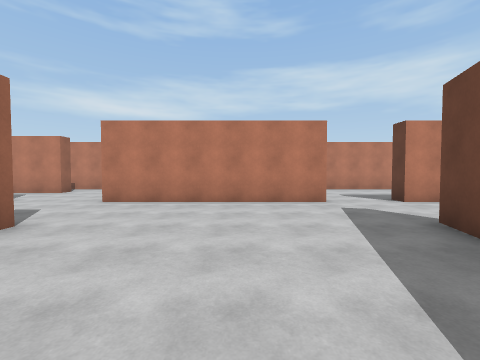
View 1 (above)

22 first-person views from a walk through a 3-D level made in the Unity game engine. The camera is 1.5 m above the floor, tilts 2° down and sees 90° across. The floor is counted in squares, 2 m on a side. Each view is taken from the middle of a square. On the plan, view 1 faces up. The plan holds only what a view shows up to about 9 squares ahead; the rest is blank. The player is left out.

View 2
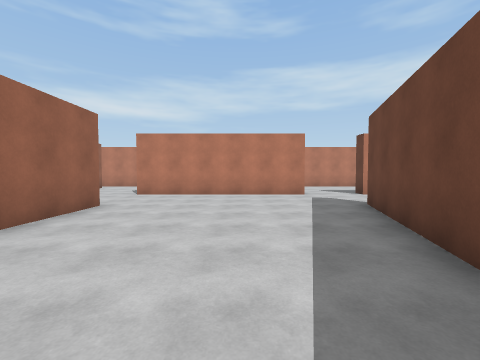

View 3
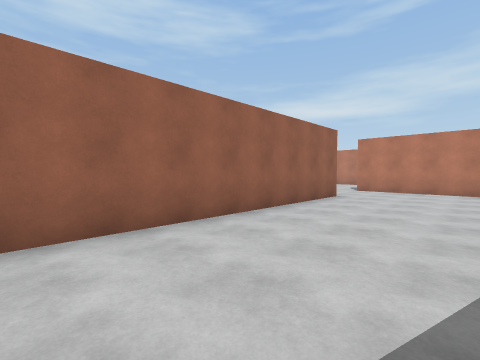

View 4
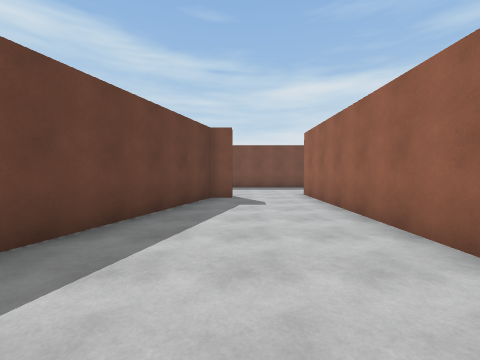

View 5
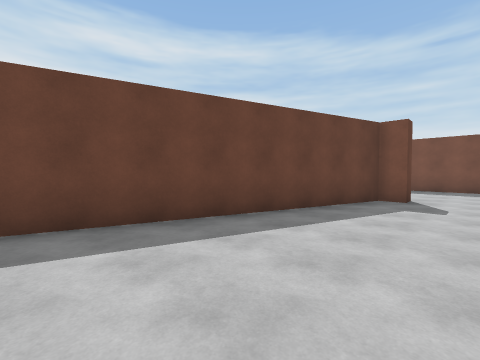

View 6
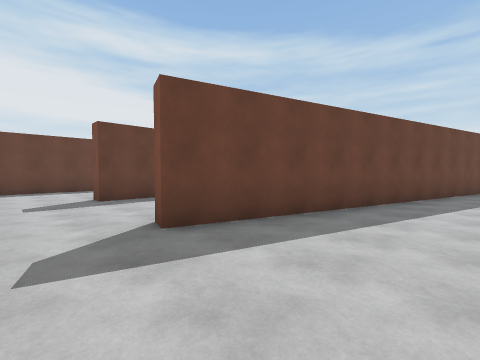

View 7
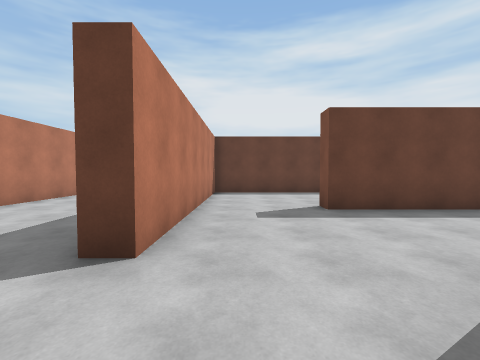

View 8
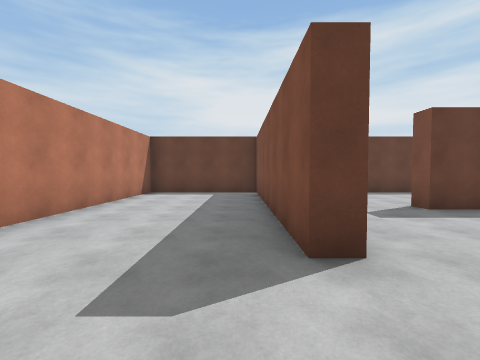

View 9
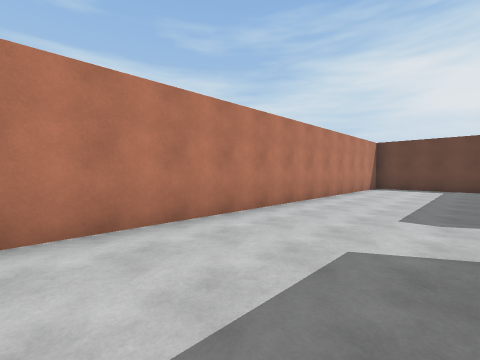

View 10
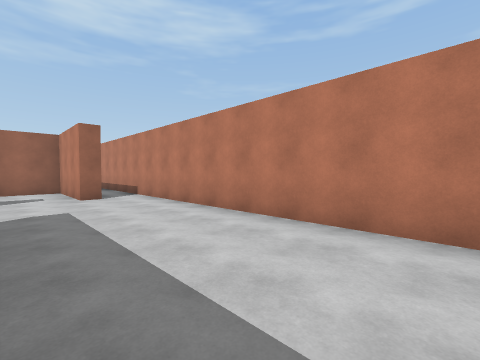

View 11
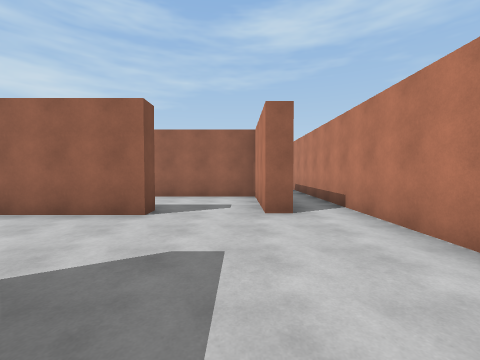

View 12
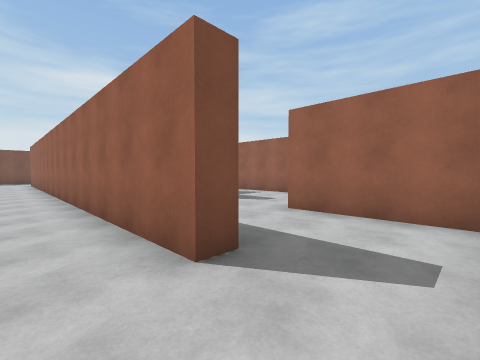

View 13
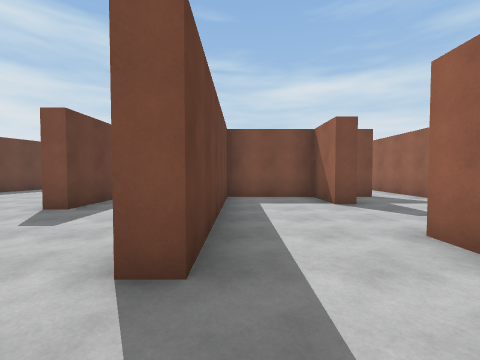

View 14
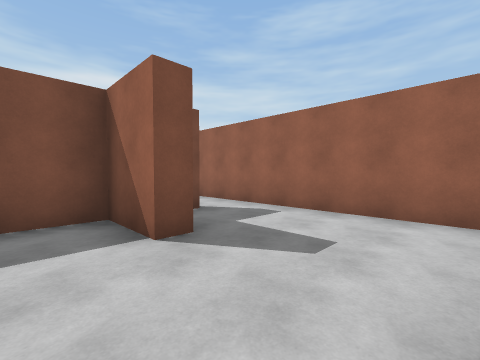

View 15
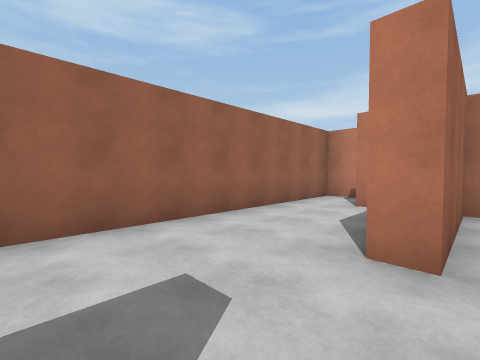

View 16
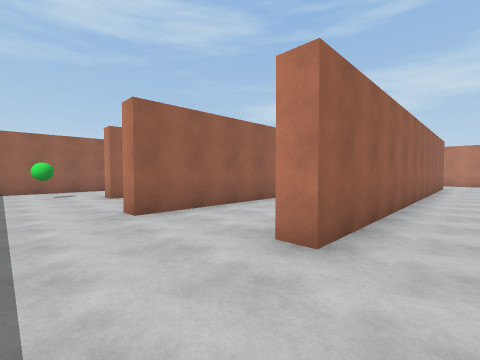

View 17
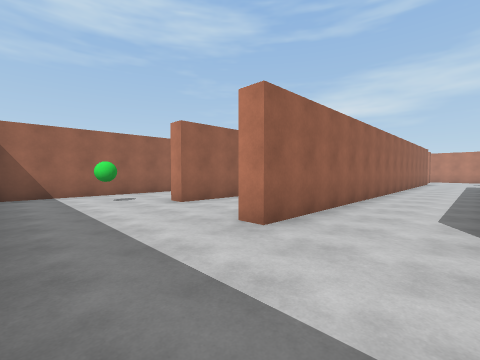

View 18
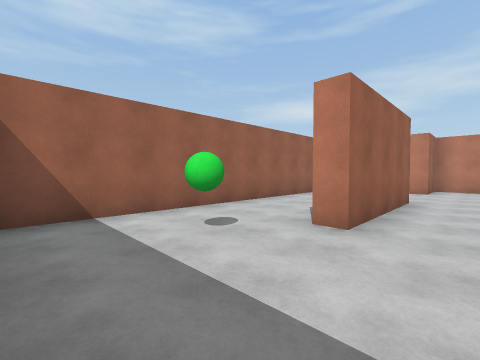

View 19
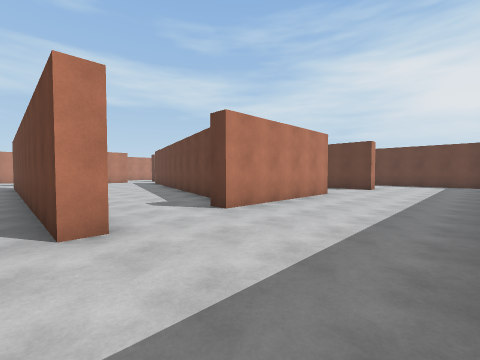

View 20
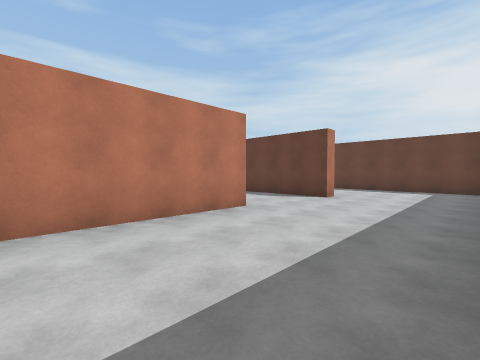

View 21
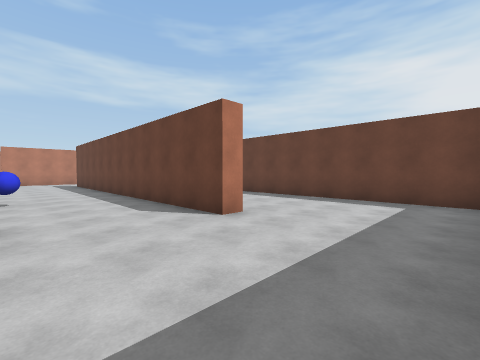

View 22
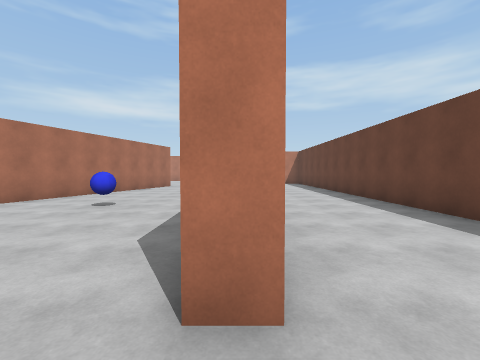

### Floor plan
Ten units are one square. View 1 is at (0, 0); x grows to the right and y downward. Boxes are objects, and circles mark ways between rooms. Rooms are numbered by the first view taken in them; rooms with no view inside come last. Other rooms are left out.
<svg viewBox="-128 -107 239 226">
<path fill="none" stroke="#000" d="M-36 -33 -31 -33 -31 79M22 -59 -35 -59M41 -59 41 -64M-8 74 -8 69 -2 69 29 -35 35 -33M24 -1 14 35M39 74 -8 74M-31 79 -36 79 -36 -33M72 79 67 79 67 -33 72 -33M41 -64 104 -64M-20 114 -6 114M-80 -4 -92 -4 -92 12 -98 12M-92 41 -92 79 -98 79M-66 -64 -61 -64 -61 84 -66 84M106 -64 106 -102 -123 -102 -123 11M106 111 106 -59 41 -59M-98 -25 -92 -25 -92 -9 -66 -9 -66 -54M-92 -52 -98 -52M-110 -9 -104 -9M-63 -90 -63 -85M-123 29 -123 111M-66 -54 -66 -64M-63 -85 -92 -85 -92 -52"/>
<rect x="-105" y="85" width="10" height="10" fill="#bbb"><title>other object</title></rect>
<rect x="35" y="35" width="10" height="10" fill="#bbb"><title>other object</title></rect>
<circle cx="-15" cy="70" r="3" fill="#2a7"/>
<circle cx="-30" cy="-45" r="3" fill="#2a7"/>
<circle cx="35" cy="-45" r="3" fill="#2a7"/>
<circle cx="35" cy="-60" r="3" fill="#2a7"/>
<circle cx="-70" cy="-75" r="3" fill="#2a7"/>
<circle cx="-85" cy="-60" r="3" fill="#2a7"/>
<text x="0" y="-10">1</text>
<text x="20" y="20">2</text>
<text x="-80" y="-70">3</text>
</svg>
Room 1 opens to room 2. Room 2 opens to room 3.

Where each view was taken, in squares from view 1:
view 1: 0 up, 0 right, facing up
view 2: 2 down, 0 right, facing up
view 3: 4 down, 0 right, facing up-left
view 4: 0 up, 1 left, facing down
view 5: 0 up, 2 left, facing down-right
view 6: 5 up, 0 right, facing down-right
view 7: 5 up, 2 right, facing right
view 8: 7 up, 2 right, facing right
view 9: 7 up, 1 left, facing up-right
view 10: 7 up, 1 right, facing up-left
view 11: 8 up, 2 left, facing left
view 12: 8 up, 5 left, facing down-left
view 13: 8 up, 7 left, facing down
view 14: 5 up, 8 left, facing down-left
view 15: 3 up, 9 left, facing up-left
view 16: 10 down, 2 left, facing up-left
view 17: 11 down, 4 left, facing up-left
view 18: 11 down, 8 left, facing up-left
view 19: 11 down, 4 left, facing up-right
view 20: 11 down, 0 right, facing up-right
view 21: 11 down, 4 right, facing up-right
view 22: 9 down, 7 right, facing up
